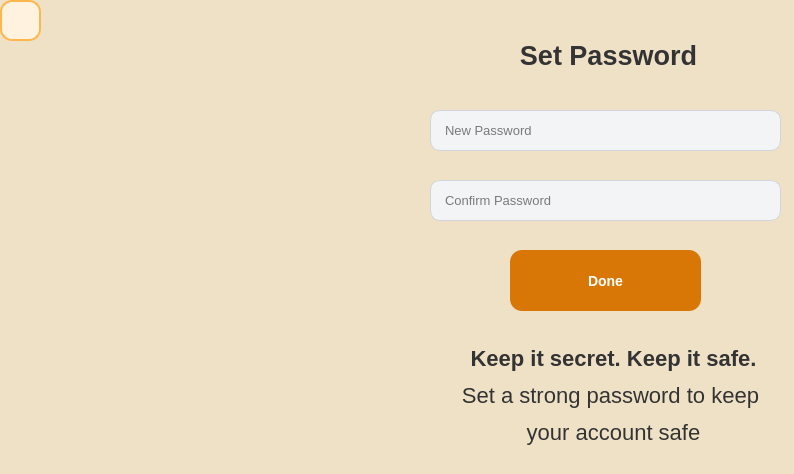
<?xml version="1.0" encoding="UTF-8"?>
<ui version="4.0">
 <class>customersetpass</class>
 <widget class="QWidget" name="customersetpass">
  <property name="geometry">
   <rect>
    <x>0</x>
    <y>0</y>
    <width>794</width>
    <height>474</height>
   </rect>
  </property>
  <property name="windowTitle">
   <string>Form</string>
  </property>
  <property name="styleSheet">
   <string notr="true">   background-color: #EFE1C6;</string>
  </property>
  <widget class="QLineEdit" name="Password_lineEdit_4">
   <property name="geometry">
    <rect>
     <x>430</x>
     <y>110</y>
     <width>351</width>
     <height>41</height>
    </rect>
   </property>
   <property name="styleSheet">
    <string notr="true">QLineEdit {
    background-color: #f3f4f6;   /* خاکستری خیلی روشن */
    border: 1px solid #d1d5db;   /* خط باریک خاکستری */
    border-radius: 10px;         /* گوشه‌های منحنی */
    padding: 6px 12px;           /* فضای داخلی برای متن */
    font-size: 13px;
}
QLineEdit:focus {
    border: 1px solid #fb923c;  /* نارنجی خوشرنگ هنگام فوکوس */
    background-color: #fff;     /* سفید شدن پس‌زمینه */
}</string>
   </property>
   <property name="echoMode">
    <enum>QLineEdit::Password</enum>
   </property>
   <property name="placeholderText">
    <string>New Password</string>
   </property>
  </widget>
  <widget class="QLabel" name="Login_signup_label_2">
   <property name="geometry">
    <rect>
     <x>440</x>
     <y>300</y>
     <width>341</width>
     <height>191</height>
    </rect>
   </property>
   <property name="styleSheet">
    <string notr="true">QLabel {
    font-family: &quot;Segoe UI&quot;, &quot;Vazir&quot;, sans-serif;
    font-size: 22px;
    font-weight: bold;
    color: #333333;
    padding: 10px;
    qproperty-alignment: AlignCenter;
    text-shadow: 1px 1px 1px rgba(0,0,0,0.1);
	border: none;
    background-color: transparent;
}</string>
   </property>
   <property name="frameShape">
    <enum>QFrame::NoFrame</enum>
   </property>
   <property name="text">
    <string>&lt;html&gt;&lt;head/&gt;&lt;body&gt;&lt;p align=&quot;center&quot;&gt;Keep it secret. Keep it safe.&lt;/p&gt;&lt;p align=&quot;center&quot;&gt;&lt;span style=&quot; font-weight:400;&quot;&gt;Set a strong password to keep &lt;/span&gt;&lt;/p&gt;&lt;p align=&quot;center&quot;&gt;&lt;span style=&quot; font-weight:400;&quot;&gt;your account safe&lt;/span&gt;&lt;/p&gt;&lt;/body&gt;&lt;/html&gt;</string>
   </property>
  </widget>
  <widget class="QLabel" name="label">
   <property name="geometry">
    <rect>
     <x>-10</x>
     <y>-10</y>
     <width>431</width>
     <height>661</height>
    </rect>
   </property>
   <property name="text">
    <string/>
   </property>
   <property name="pixmap">
    <pixmap resource="Source.qrc">:/ImageFolder/Set_password.png</pixmap>
   </property>
   <property name="scaledContents">
    <bool>true</bool>
   </property>
  </widget>
  <widget class="QPushButton" name="pushButton">
   <property name="geometry">
    <rect>
     <x>510</x>
     <y>250</y>
     <width>191</width>
     <height>61</height>
    </rect>
   </property>
   <property name="layoutDirection">
    <enum>Qt::RightToLeft</enum>
   </property>
   <property name="styleSheet">
    <string notr="true">QPushButton {
    background-color: #d97706;    /* نارنجی خاکی */
    color: white;                 /* رنگ متن */
    border: none;                 /* حذف کادر پیش‌فرض */
    border-radius: 12px;          /* گوشه‌های منحنی */
    padding: 8px 20px;            /* فضای داخلی دکمه */
    font-weight: bold;            /* ضخیم شدن فونت */
    font-size: 14px;
}

QPushButton:hover {
    background-color: #f59e0b;    /* رنگ روشن‌تر موقع hover */
}
</string>
   </property>
   <property name="text">
    <string>Done</string>
   </property>
  </widget>
  <widget class="QLineEdit" name="Password_lineEdit_5">
   <property name="geometry">
    <rect>
     <x>430</x>
     <y>180</y>
     <width>351</width>
     <height>41</height>
    </rect>
   </property>
   <property name="styleSheet">
    <string notr="true">QLineEdit {
    background-color: #f3f4f6;   /* خاکستری خیلی روشن */
    border: 1px solid #d1d5db;   /* خط باریک خاکستری */
    border-radius: 10px;         /* گوشه‌های منحنی */
    padding: 6px 12px;           /* فضای داخلی برای متن */
    font-size: 13px;
}
QLineEdit:focus {
    border: 1px solid #fb923c;  /* نارنجی خوشرنگ هنگام فوکوس */
    background-color: #fff;     /* سفید شدن پس‌زمینه */
}</string>
   </property>
   <property name="echoMode">
    <enum>QLineEdit::Password</enum>
   </property>
   <property name="placeholderText">
    <string>Confirm Password</string>
   </property>
  </widget>
  <widget class="QLabel" name="Login_signup_label">
   <property name="geometry">
    <rect>
     <x>450</x>
     <y>20</y>
     <width>311</width>
     <height>71</height>
    </rect>
   </property>
   <property name="styleSheet">
    <string notr="true">QLabel {
    font-family: &quot;Segoe UI&quot;, &quot;Vazir&quot;, sans-serif;
    font-size: 22px;
    font-weight: bold;
    color: #333333;
    padding: 10px;
    qproperty-alignment: AlignCenter;
    text-shadow: 1px 1px 1px rgba(0,0,0,0.1);
	border: none;
    background-color: transparent;
}</string>
   </property>
   <property name="frameShape">
    <enum>QFrame::NoFrame</enum>
   </property>
   <property name="text">
    <string>&lt;html&gt;&lt;head/&gt;&lt;body&gt;&lt;p align=&quot;center&quot;&gt;&lt;span style=&quot; font-size:20pt;&quot;&gt;Set Password&lt;/span&gt;&lt;/p&gt;&lt;/body&gt;&lt;/html&gt;</string>
   </property>
  </widget>
  <widget class="QPushButton" name="back_pushButton">
   <property name="geometry">
    <rect>
     <x>0</x>
     <y>0</y>
     <width>41</width>
     <height>41</height>
    </rect>
   </property>
   <property name="styleSheet">
    <string notr="true">QPushButton#back_pushButton {
    background-color: #FFF3E0;               /* کرم روشن */
    color: #FF5722;                          /* متن نارنجی */
    font: bold 10pt &quot;Segoe UI&quot;;
    border: 2px solid #FFB74D;
    border-radius: 12px;
    padding: 6px 12px;
    icon-size: 18px 18px;                   /* اندازه آیکون */
}

QPushButton#back_pushButton:hover {
    background-color: #FFE0B2;               /* روشن‌تر هنگام هاور */
    color: #E64A19;                          /* متن تیره‌تر */
    border: 2px solid #FFA726;
}
</string>
   </property>
   <property name="text">
    <string/>
   </property>
   <property name="icon">
    <iconset resource="Source.qrc">
     <normaloff>:/ImageFolder/Back.png</normaloff>:/ImageFolder/Back.png</iconset>
   </property>
  </widget>
 </widget>
 <resources>
  <include location="Source.qrc"/>
 </resources>
 <connections/>
</ui>
